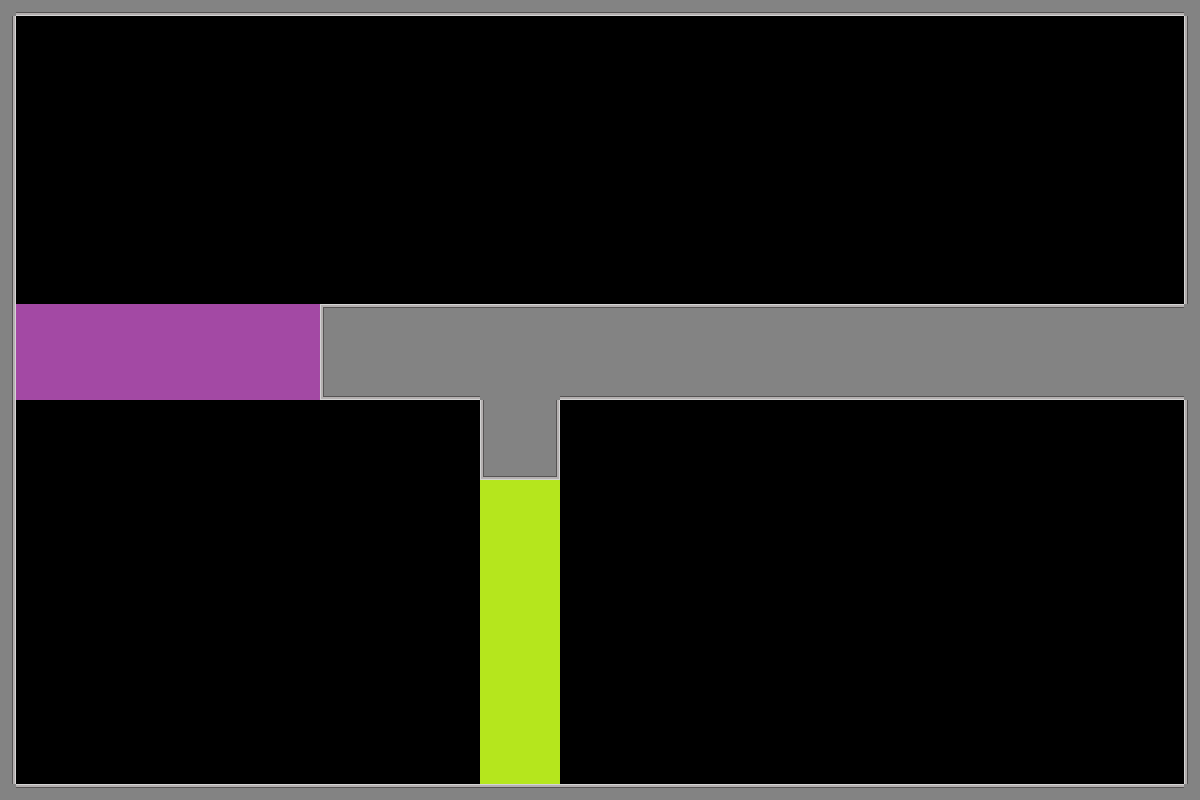

Below is a game level as drawn by its tile map, then a one-line description and the .tmx that defines it (tile-layer data replaced by summaries):
An orthogonal 75x50 tile map with 16x16 px tiles, 1 tile layer (Tile Layer 1) and 2 objects (purple_button, green_button).

<map version="1.10" tiledversion="1.12.2" orientation="orthogonal" renderorder="right-down" width="75" height="50" tilewidth="16" tileheight="16" infinite="0" nextlayerid="3" nextobjectid="3">
 <tileset firstgid="1" source="place_holder_tileset.tsx" />
 <layer id="1" name="Tile Layer 1" width="75" height="50">
  <data>[3750 cells, 804 non-empty, 10 distinct tile ids]</data>
 </layer>
 <objectgroup id="2" name="object_layer">
  <object id="1" name="purple_button" x="1152.78" y="222.138" width="128" height="32" rotation="270">
   <properties>
    <property name="obj_type" value="button" />
   </properties>
  </object>
  <object id="2" name="green_button" x="87.283" y="750.487" width="128" height="32">
   <properties>
    <property name="obj_type" value="button" />
   </properties>
  </object>
 </objectgroup>
</map>
